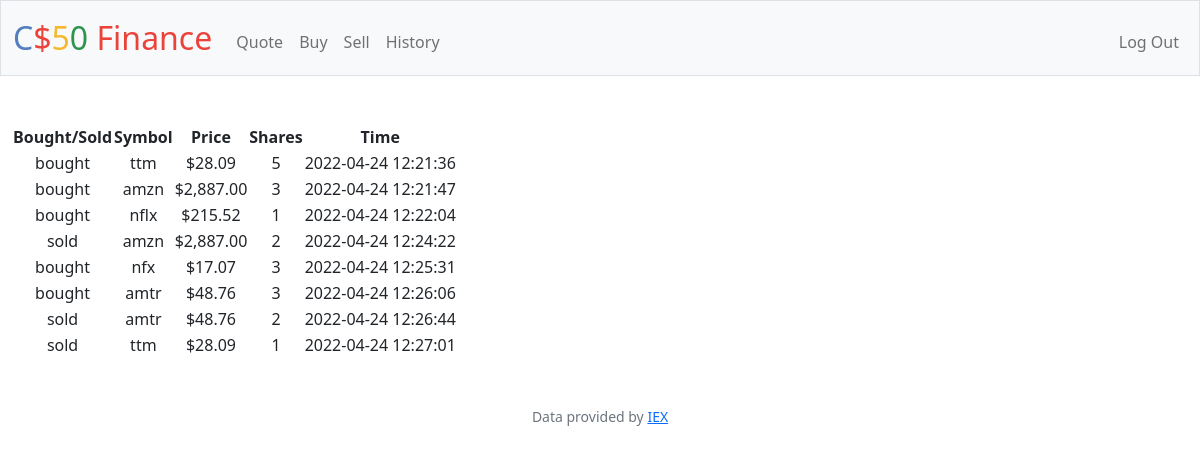
Screenshot of /history (signed in) with the database file from the repository.
### tables this page shows
CREATE TABLE buy(
id INTEGER PRIMARY KEY AUTOINCREMENT NOT NULL,
price NUMERIC NOT NULL,
user_id INTEGER NOT NULL,
symbol TEXT NOT NULL,
date TEXT NOT NULL, share NUMERIC NOT NULL, category TEXT NOT NULL);

### app.py (the view)
@app.route("/history")
@login_required
def history():
    rows = db.execute("SELECT * FROM buy WHERE user_id = ?", session['user_id'])
    for row in rows:
        row['price'] = usd(row['price'])
    return render_template("history.html", rows = rows)

### app.py (called while the page is built)
@app.after_request
def after_request(response):
    response.headers["Cache-Control"] = "no-cache, no-store, must-revalidate"
    response.headers["Expires"] = 0
    response.headers["Pragma"] = "no-cache"
    return response

### helpers.py (called while the page is built)
def login_required(f):
    @wraps(f)
    def decorated_function(*args, **kwargs):
        if session.get("user_id") is None:
            return redirect("/login")
        return f(*args, **kwargs)
    return decorated_function

def usd(value):
    return f"${value:,.2f}"

### templates/history.html (shortened to what this page needs)
{% extends "layout.html" %}
{% block main %}
{% if rows %}
<table>
    <thead>
        <tr>
            <th>Bought/Sold</th>
            <th>Symbol</th>
            <th>Price</th>
            <th>Shares</th>
            <th>Time</th>
        </tr>
    </thead>
    <tbody>
        {% for row in rows %}
        <tr>
            <td>
                {{ row['category'] }}
            </td>
            <td>
                {{ row['symbol'] }}
            </td>
            <td>
                {{ row['price'] }}
            </td>
            <td>
                {{ row['share'] }}
            </td>
            <td>
                {{ row['date'] }}
            </td>
        </tr>
        {% endfor %}
    </tbody>
</table>
{% else %}
<p>No History</p>
{% endif %}
{% endblock %}

### templates/layout.html (shortened to what this page needs)
<!DOCTYPE html>
<html lang="en">
    <head>
        <link href="https://cdn.jsdelivr.net/npm/bootstrap@5.1.3/dist/css/bootstrap.min.css" rel="stylesheet">
        <link href="/static/styles.css" rel="stylesheet">
    </head>
    <body>
        <nav class="bg-light border navbar navbar-expand-md navbar-light">
            <div class="container-fluid">
                <a class="navbar-brand" href="/"><span class="blue">C</span><span class="red">$</span><span class="yellow">5</span><span class="green">0</span> <span class="red">Finance</span></a>
                <div class="collapse navbar-collapse" id="navbar">
                    {% if session["user_id"] %}
                        <ul class="navbar-nav me-auto mt-2">
                            <li class="nav-item"><a class="nav-link" href="/quote">Quote</a></li>
                            <li class="nav-item"><a class="nav-link" href="/buy">Buy</a></li>
                            <li class="nav-item"><a class="nav-link" href="/sell">Sell</a></li>
                            <li class="nav-item"><a class="nav-link" href="/history">History</a></li>
                        </ul>
                        <ul class="navbar-nav ms-auto mt-2">
                            <li class="nav-item"><a class="nav-link" href="/logout">Log Out</a></li>
                        </ul>
                    {% else %}
                        <ul class="navbar-nav ms-auto mt-2">
                            <li class="nav-item"><a class="nav-link" href="/register">Register</a></li>
                            <li class="nav-item"><a class="nav-link" href="/login">Log In</a></li>
                        </ul>
                    {% endif %}
                </div>
            </div>
        </nav>
        <main class="container-fluid py-5 text-center">
            {% block main %}{% endblock %}
        </main>
        <footer class="mb-5 small text-center text-muted">
            Data provided by <a href="https://iexcloud.io/">IEX</a>
        </footer>
    </body>
</html>

### static/styles.css (style rules this page uses)
nav .navbar-brand { font-size: xx-large; }
nav .navbar-brand .blue { color: #537fbe; }
nav .navbar-brand .red { color: #ea433b; }
nav .navbar-brand .yellow { color: #f5b82e; }
nav .navbar-brand .green { color: #2e944b; }

### rows the page displays
buy: category "bought", symbol "ttm", price "$28.09", share "5", date "2022-04-24 12:21:36"
buy: category "bought", symbol "amzn", price "$2,887.00", share "3", date "2022-04-24 12:21:47"
buy: category "bought", symbol "nflx", price "$215.52", share "1", date "2022-04-24 12:22:04"
buy: category "sold", symbol "amzn", price "$2,887.00", share "2", date "2022-04-24 12:24:22"
buy: category "bought", symbol "nfx", price "$17.07", share "3", date "2022-04-24 12:25:31"
buy: category "bought", symbol "amtr", price "$48.76", share "3", date "2022-04-24 12:26:06"
buy: category "sold", symbol "amtr", price "$48.76", share "2", date "2022-04-24 12:26:44"
buy: category "sold", symbol "ttm", price "$28.09", share "1", date "2022-04-24 12:27:01"
